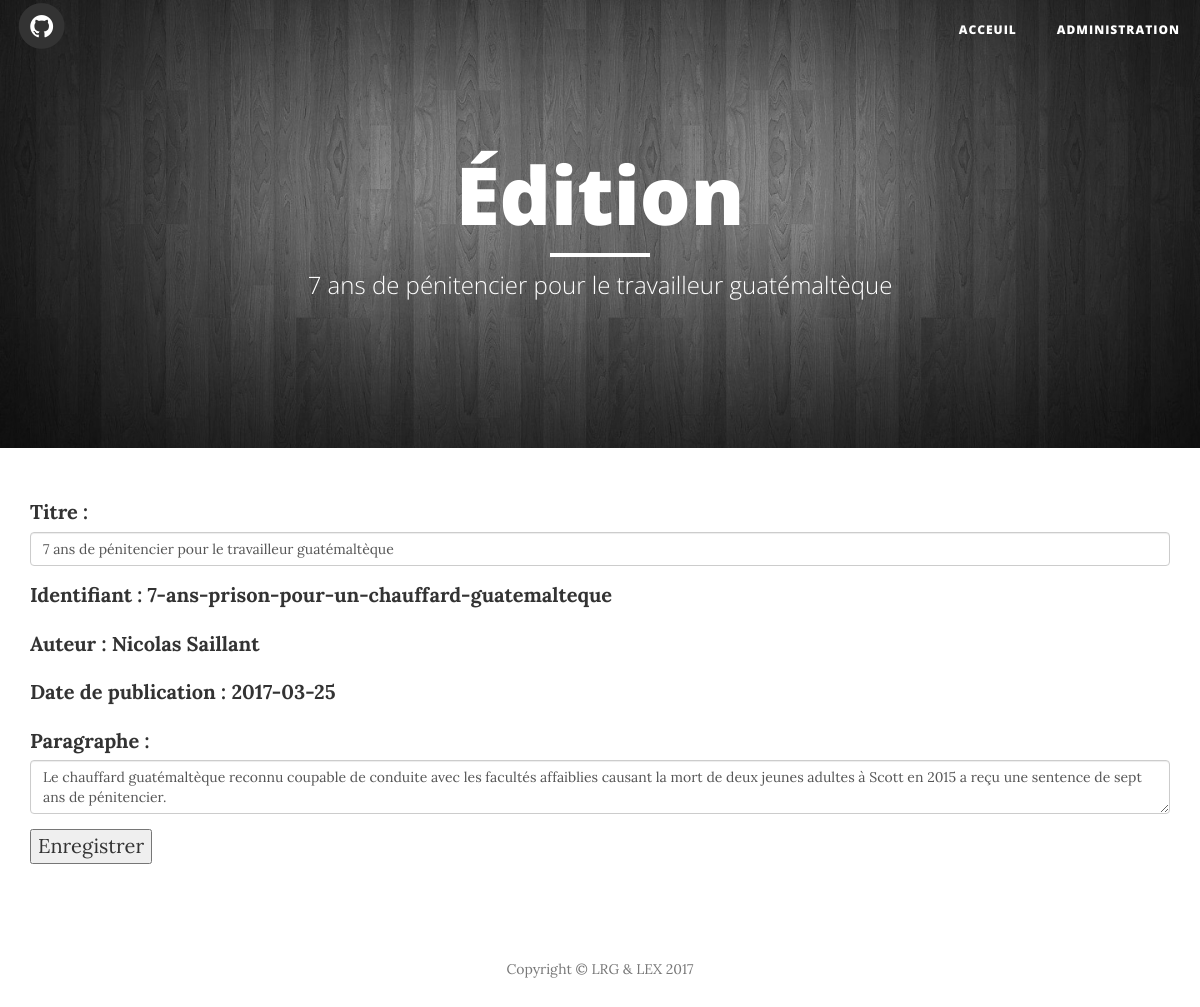
The app's page /edition/7-ans-prison-pour-un-chauffard-guatemalteque, older data.
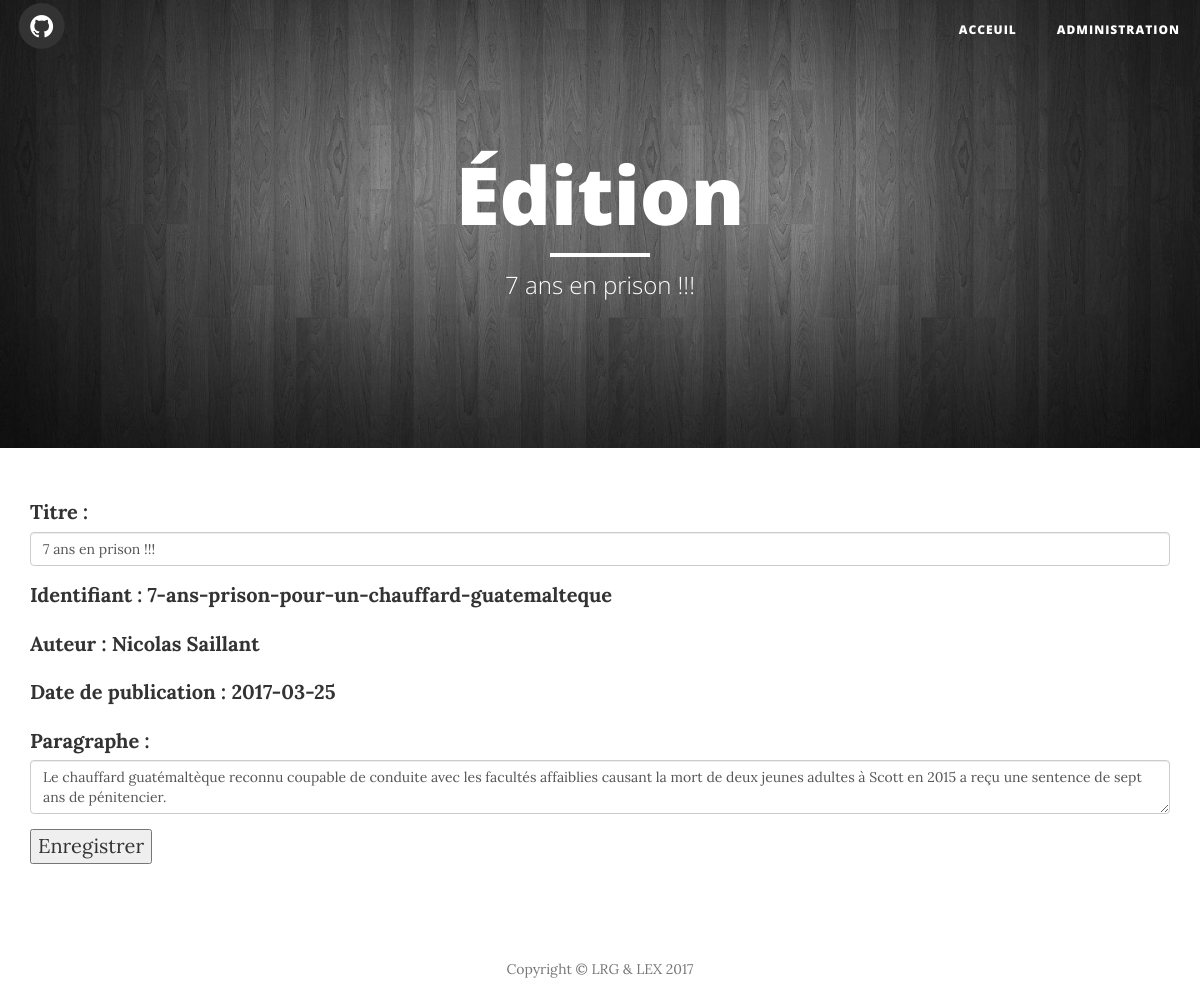
The same page, newer data.
### tables this page shows
CREATE TABLE article (
  id integer primary key,
  titre varchar(100),
  identifiant varchar(50),
  auteur varchar(100),
  date_publication text,
  paragraphe varchar(500)
);

### index.py (the view)
@app.route('/edition/<identifiant>')
def get_article_edition(identifiant):
    article = get_db().get_article_identifiant_admin(identifiant)
    if article == None:
        return redirect('/erreur')
    else:
        return render_template('editionArticle.html', titre=u'Édition',
                           sous_titre=article['titre'], article=article)

### database.py (called while the page is built)
def build_dictionary_list(curseur):
    liste_article = []
    for row in curseur:
        dict_article = {}
        for i in range(0, len(row)):
            dict_article[curseur.description[i][0]] = row[i]
        liste_article.append(dict_article)
    return liste_article

    def get_connection(self):
        if self.connection is None:
            self.connection = sqlite3.connect('db/crm.db')
        return self.connection

    def disconnect(self):
        if self.connection is not None:
            self.connection.close()

    def get_article_identifiant_admin(self, identifiant):
        cursor = self.get_connection().cursor()
        cursor.execute("select id, titre, identifiant, auteur, "
                       "       date_publication, paragraphe "
                       "from article "
                       "where identifiant = ?",
                       [identifiant])
        if cursor.rowcount == 0:
            return None
        return build_dictionary_list(cursor)[0]

### index.py (called while the page is built)
def get_db():
    db = getattr(g, '_database', None)
    if db is None:
        g._database = Database()
    return g._database

### templates/editionArticle.html (shortened to what this page needs)
{% extends "HeaderFooter.html" %}
{% block content %}
<div class="container">
    <form action="/edition-article" method="post">
        <div class="form-group">
            {% if titre not in 'Erreur' %}
                <label for="titre">Titre :</label>
                <input type="text" class="form-control" id="titre" name="titre" value='{{ article.titre }}' required/>
            {%  elif erreur.titre in 'Valide' %}
                <label for="titre">Titre :</label>
                <input type="text" class="form-control valide" id="titre" name="titre" value='{{ article.titre }}' required/>
            {% else %}
                <label for="titre" style="color:darkred">Titre : *{{ erreur.titre }}</label>
                <input type="text" class="form-control error" id="titre" name="titre" value='{{ article.titre }}' required/>
            {% endif %}
        </div>
        <div class="form-group" >
            <label class="control-label" for="identifiant">Identifiant : {{ article.identifiant}}</label>
        </div>
        <div class="form-group" >
            <label for="auteur">Auteur : {{ article.auteur }}</label>
        </div>
        <div class="form-group">
            <label for="date_publication">Date de publication : {{ article.date_publication }}</label>
        </div>
        <div class="form-group">
            {% if titre not in 'Erreur' %}
                <label for="paragraphe">Paragraphe :</label>
                <textarea class="form-control " id="paragraphe" name="paragraphe" required>{{ article.paragraphe }}</textarea>
            {% elif erreur.paragraphe in 'Valide' %}
                <label for="paragraphe">Paragraphe :</label>
                <textarea class="form-control valide" id="paragraphe" name="paragraphe" required>{{ article.paragraphe }}</textarea>
            {% else %}
                <label for="paragraphe" style="color:darkred" >Paragraphe : {{ erreur.paragraphe }}</label>
                <textarea class="form-control error" id="paragraphe" name="paragraphe" required>{{ article.paragraphe }}</textarea>
            {% endif %}
        </div>
		<div class="form-group">
            <input type="submit" value="Enregistrer"/>
        </div>
    </form>
</div>
{% endblock %}

### templates/HeaderFooter.html (shortened to what this page needs)
<!DOCTYPE html>
<html lang="fr">
<head>
    <link href="http://localhost:5000/static/vendor/bootstrap/css/bootstrap.css" rel="stylesheet">
    <link href="http://localhost:5000/static/css/clean-blog.css" rel="stylesheet">
    <link href="http://localhost:5000/static/vendor/font-awesome/css/font-awesome.css" rel="stylesheet" type="text/css">
</head>
<body>
    <nav class="navbar navbar-default navbar-custom navbar-fixed-top">
        <div class="container-fluid">
            <div class="navbar-header page-scroll">
                <a href="https://github.com/lrgingras/tp1" target="_blank">
                    <span class="fa-stack fa-lg">
                        <i class="fa fa-circle fa-stack-2x"></i>
                        <i class="fa fa-github fa-stack-1x fa-inverse"></i>
                    </span>
                </a>
            </div>
            <div class="collapse navbar-collapse" id="bs-example-navbar-collapse-1">
                <ul class="nav navbar-nav navbar-right">
                    <li>
                        <a href="/">Acceuil</a>
                    </li>
                    <li>
                        <a href="/admin">Administration</a>
                    </li>
                </ul>
            </div>
        </div>
    </nav>
    <header class="intro-header" style="background-image: url('http://localhost:5000/static/img/background-images.jpg')">
        <div class="container">
            <div class="row">
                <div class="col-lg-8 col-lg-offset-2 col-md-10 col-md-offset-1">
                    <div class="page-heading">
                        <h1>{{ titre }}</h1>
                        <hr class="small">
                        <span class="subheading">{{sous_titre}}</span>
                    </div>
                </div>
            </div>
        </div>
    </header>
	{% block content %}{% endblock %}
	<footer>
        <div class="container">
            <div class="row">
                <div class="col-lg-8 col-lg-offset-2 col-md-10 col-md-offset-1">
                    <p class="copyright text-muted">Copyright &copy; LRG & LEX 2017</p>
                </div>
            </div>
        </div>
    </footer>
</body>
</html>

Row changes from the older to the newer data that the page shows:
changed article "7-ans-prison-pour-un-chauffard-guatemalteque": titre "7 ans de pénitencier pour le travailleur guatémaltèque" → "7 ans en prison !!!"
